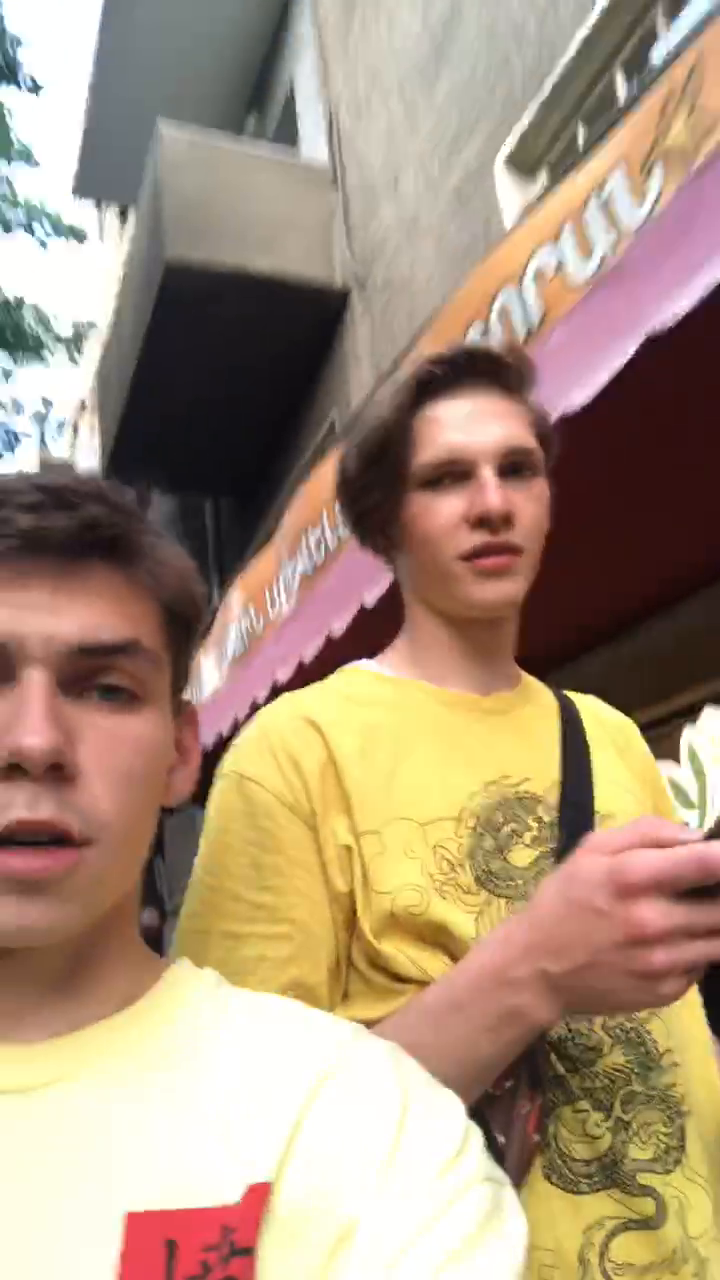
#> input picture frame 28 of images/video.MOV, 720 x 1280 px
$ python face_and_eyes.py
#> lines starting #> are read from the running program, lines starting #| are printed output that depends on the picture; after the words box and inside, x2 and y2 are one past the last pixel; in counts of white or black regions, pixels touching at a corner belong together
import cv2
filename = "./images/famil.jpg"
haarcascades = cv2.data.haarcascades

def detect():
    face_cascade = cv2.CascadeClassifier(haarcascades + "haarcascade_frontalface_default.xml")
    eye_cascade = cv2.CascadeClassifier(haarcascades + "haarcascade_eye.xml")
    camera = cv2.VideoCapture('images/video.MOV')
    while True:
        ret, frame = camera.read()
#> frame is the input picture: shape (1280, 720, 3); mean B, G, R 123.3, 145.8, 168.6

        gray = cv2.cvtColor(frame, cv2.COLOR_BGR2GRAY)
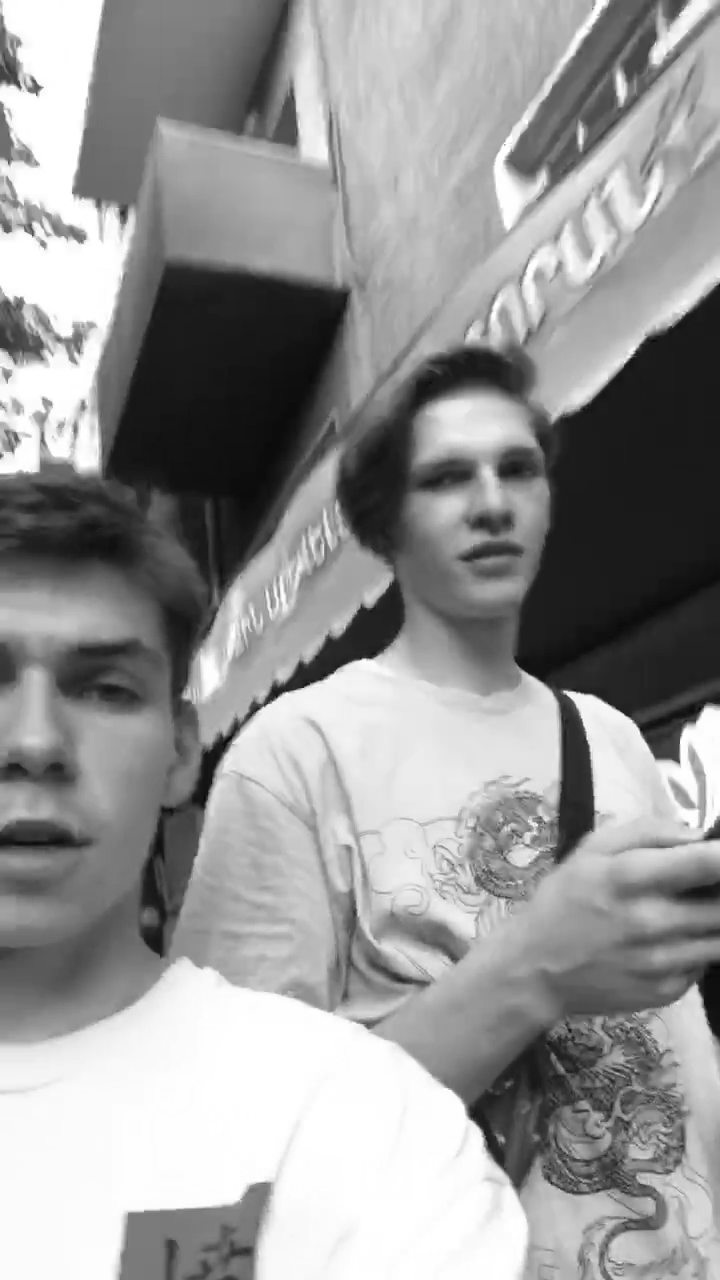
#> gray: shape (1280, 720); min 3, max 255, mean 150.1

        face = face_cascade.detectMultiScale(gray, 1.2, 6)
#> face = [[390, 400, 193, 193]]

        for (x, y, w, h) in face:
            img = cv2.rectangle(frame, (x, y), (x + w, y + h), (255, 0, 0), thickness=3)
            roi_gray = gray[y:y+h, x:x+w]
            eyes = eye_cascade.detectMultiScale(roi_gray, 1.05, 4, 0, (40, 40))
            for (ex,ey,ew,eh) in eyes:
                cv2.rectangle(img, (x+ex, y+ey), (x+ex+ew, y+ey+eh), (0,255,0), 2)
#> this loop made 1 pass
#> (x, y, w, h, eyes) on pass 1: (390, 400, 193, 193, [[86, 40, 59, 59], [37, 50, 54, 54], [67, 122, 66, 66]])
#> pass 1, in detect, `roi_gray = gray[y:y+h, x:x+w]`:
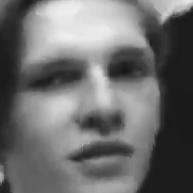
#> roi_gray: shape (193, 193); min 20, max 240, mean 109.6
#> after the loop:
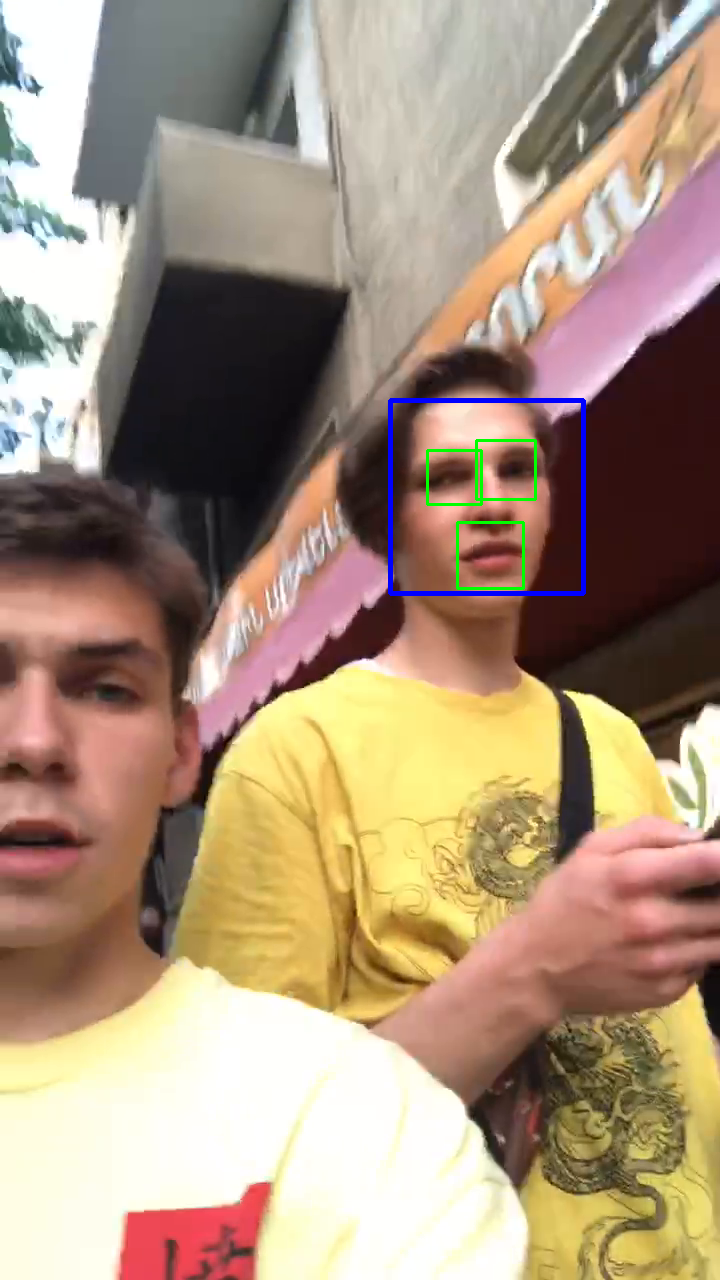
#> frame: shape (1280, 720, 3); 0.65% of pixels changed, all inside (x1, y1, x2, y2) = (388, 398, 586, 596)

        cv2.imshow("camera", frame)

        if cv2.waitKey(int(1000/12)) & 0xff == ord("q"):
#> (key q is pressed here)
            break

    camera.release()
    cv2.destroyAllWindows()
detect()

$ run again, starting later in the video
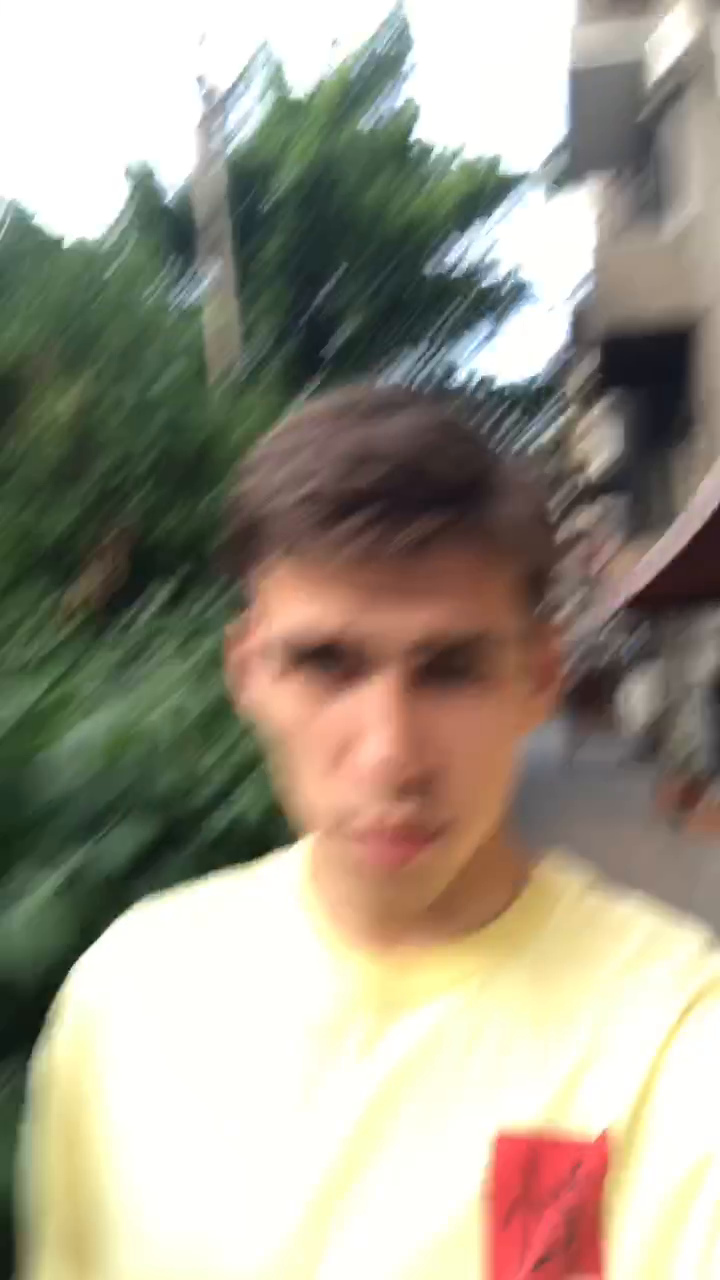
#> input picture frame 227 of images/video.MOV, 720 x 1280 px
#> in detect, frame is the input picture: shape (1280, 720, 3); mean B, G, R 137.1, 152.7, 158.8
#> in detect, `gray = cv2.cvtColor(frame, cv2.COLOR_BGR2GRAY)`:
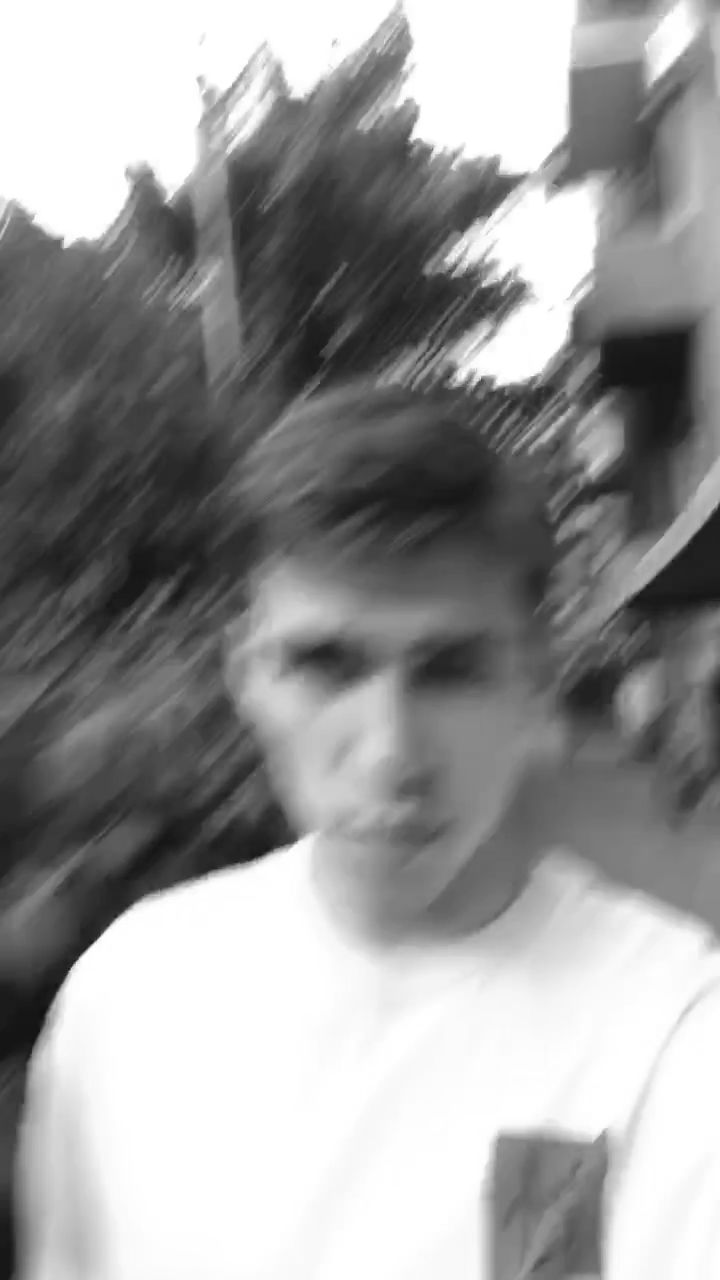
#> gray: shape (1280, 720); min 13, max 255, mean 152.8
#> face = [[212, 537, 359, 359]]
#> the loop in detect, `for (x, y, w, h) in face:` made 1 pass
#> after the loop in detect, `for (x, y, w, h) in face:`:
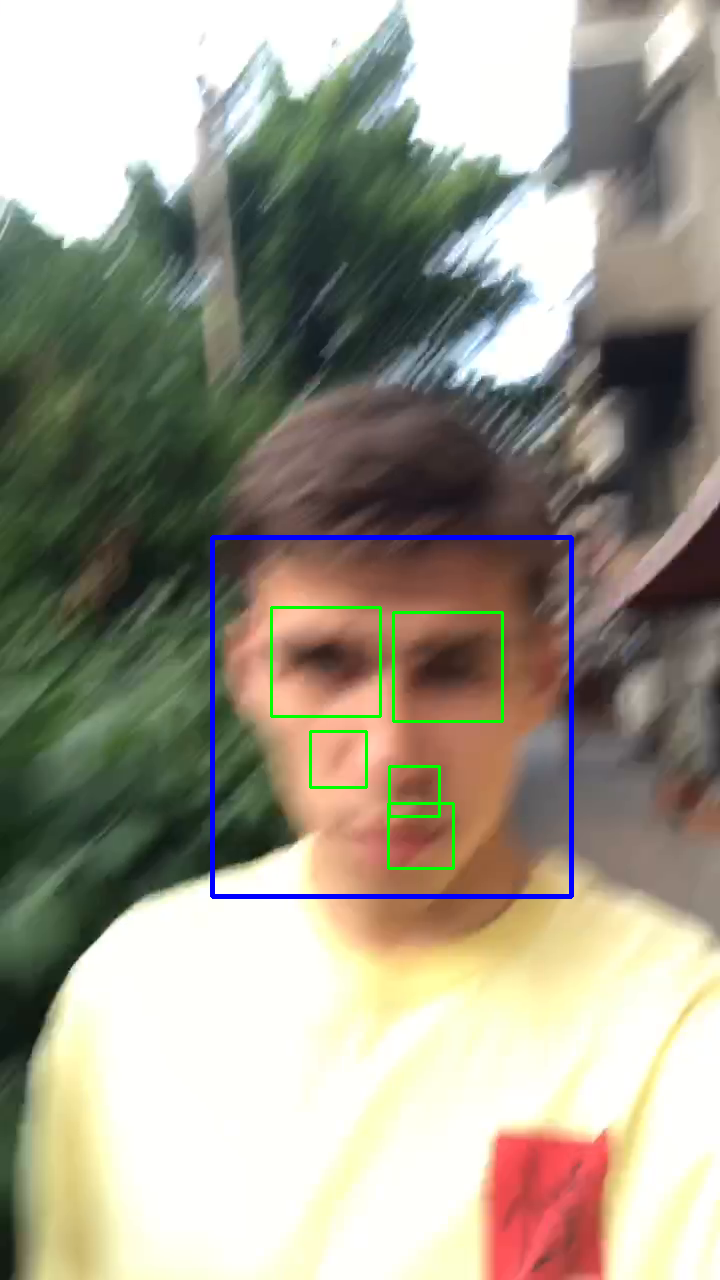
#> frame: shape (1280, 720, 3); 1.28% of pixels changed, all inside (x1, y1, x2, y2) = (210, 535, 574, 899)
